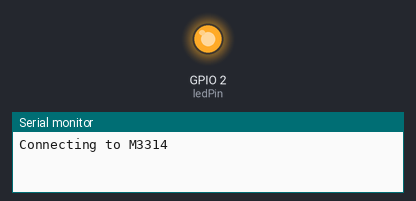
Bench run of a sketch on a simulated ESP8266 (NodeMCU). Shown: output pins drawn as LEDs (lit = HIGH), the last lines printed to the serial monitor. WiFi joins after 1.5 s; servers stay silent unless stated.

Above: at 0.6 s.
At 2.1 s:
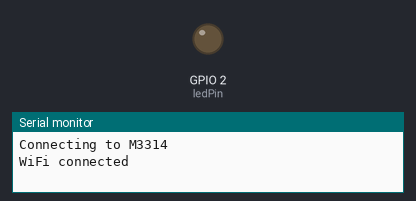
Timing chart, 0 to 3.6 s (numbered marks = the images above):
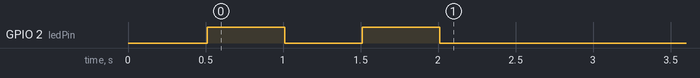

The sketch:

connect_to_internet.ino
```cpp
#include <ESP8266WiFi.h>

// Network SSID
const char* ssid = "M3314";
const char* password = "";
const int ledPin = 2; // Pin for built-in LED (may vary depending on the board)
// The LED on Pin 2 is somehow fucked so LOW means on while HIGH means off.

void setup() {

  Serial.begin(115200);
  delay(10);

  // Connect WiFi
  Serial.println();
  Serial.println();
  Serial.print("Connecting to ");
  Serial.println(ssid);
  WiFi.hostname("Galen_ESP8266");
  WiFi.begin(ssid, password);

  pinMode(ledPin, OUTPUT); // Set LED pin as output

  while (WiFi.status() != WL_CONNECTED) {
    digitalWrite(ledPin, LOW); // Turn LED on when attempting to connect
    delay(500);
    digitalWrite(ledPin, HIGH); // Turn LED off when attempting to connect
    delay(500);
  }
  Serial.println("");
  Serial.println("WiFi connected");
  digitalWrite(ledPin, LOW); // Turn LED on when connected
}

void loop() {
  if(WiFi.status() == WL_CONNECTED){
    digitalWrite(ledPin, LOW); // Turn LED on when connected
  }else{
    digitalWrite(ledPin, HIGH); // Turn LED off when not connected
  }
}
```
